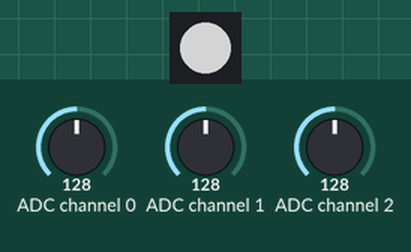
Recording of a program running on a simulated Raspberry Pi (BCM pin numbers). On the bench: 1 RGB LEDs in strip order, left to right. The inputs (shaded band) are chosen by the test bench; at power-on: ADC channel 0 = 128, ADC channel 1 = 128, ADC channel 2 = 128 (analog values on the 0–255 scale). Dim RGB values are drawn brighter than linear; what the program prints to the terminal is not drawn.

Above: at 1.2 s.
1.3 s: ADC channel 0 set to 30
At 2.0 s:
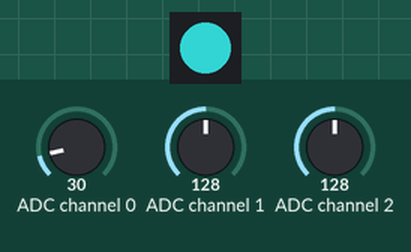
2.8 s: ADC channel 1 set to 30
At 3.1 s:
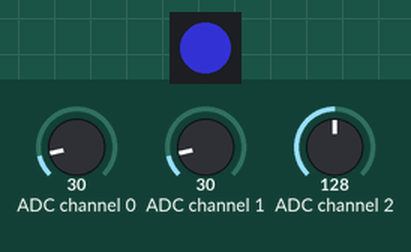
4.3 s: ADC channel 2 set to 0
At 5.4 s:
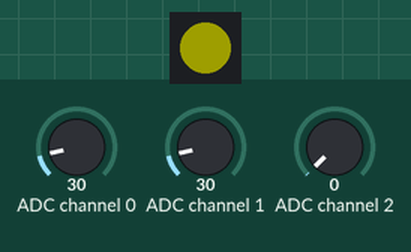
5.8 s: ADC channel 0 set to 0
At 6.4 s:
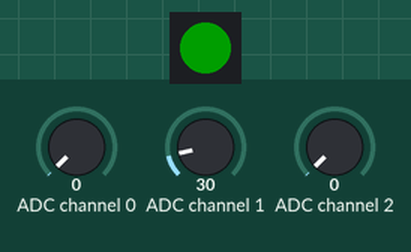
7.3 s: ADC channel 1 set to 0
At 8.5 s:
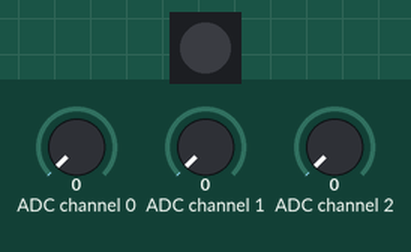
8.8 s: ADC channel 0 set to 76
At 9.9 s:
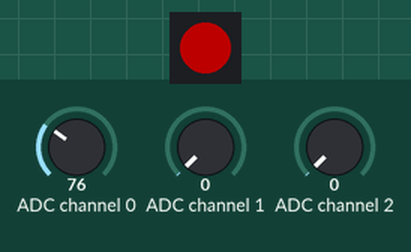
Timing chart, 0 to 11.3 s (numbered marks = the images above; inputs shaded):
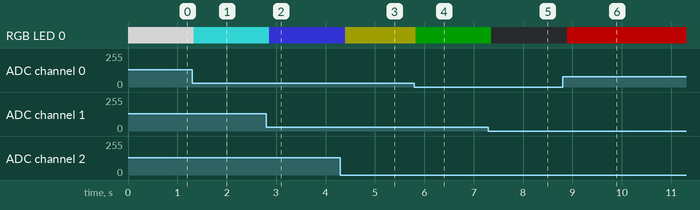

Measured:
- after the input at 1.3 s, RGB LED 0: RGB(128, 128, 128) → RGB(30, 128, 128) at once
- after the input at 2.8 s, RGB LED 0: RGB(30, 128, 128) → RGB(30, 30, 128) after 0.06 s
- after the input at 4.3 s, RGB LED 0: RGB(30, 30, 128) → RGB(30, 30, 0) after 0.10 s
- after the input at 5.8 s, RGB LED 0: RGB(30, 30, 0) → RGB(0, 30, 0) at once
- after the input at 7.3 s, RGB LED 0: RGB(0, 30, 0) → off after 0.06 s
- after the input at 8.8 s, RGB LED 0: off → RGB(76, 0, 0) after 0.09 s

The program:

rgb_changer.py
```python
from time import sleep
from ADCDevice import ADCDevice, ADS7830
from gpiozero import RGBLED

led = RGBLED(red=22, green=27, blue=17, active_high=False)
adc = ADCDevice()
ADC_MAX = 255.0 # 8-bit ADC: 0-255

def loop():
    while True:
        adc = ADS7830()
        value_red = adc.analogRead(0)
        value_green = adc.analogRead(1)
        value_blue = adc.analogRead(2)
        led.red = value_red / ADC_MAX
        led.green = value_green / ADC_MAX
        led.blue = value_blue / ADC_MAX
        #print(
        #    'ADC Value : red = %d, green = %d, blue = %d'
        #    %(value_red, value_green, value_blue)
        #)
        sleep(0.1)

def end_prog():
    led.close()
    adc.close()

if __name__ == '__main__':
    print('Starting...')
    try:
        loop()
    except KeyboardInterrupt:
        end_prog()
```
